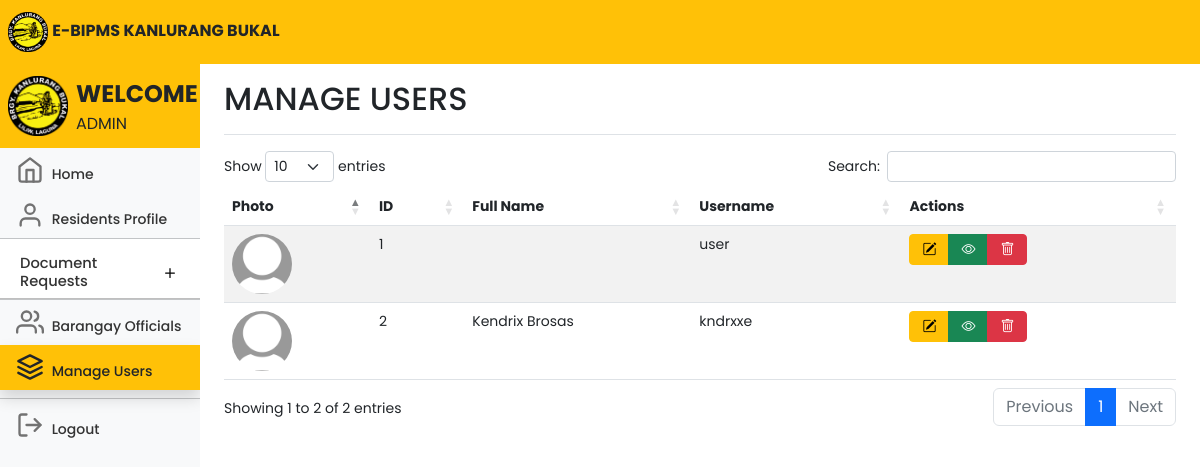
Page /adminusers.php (signed in) on the earlier database version.
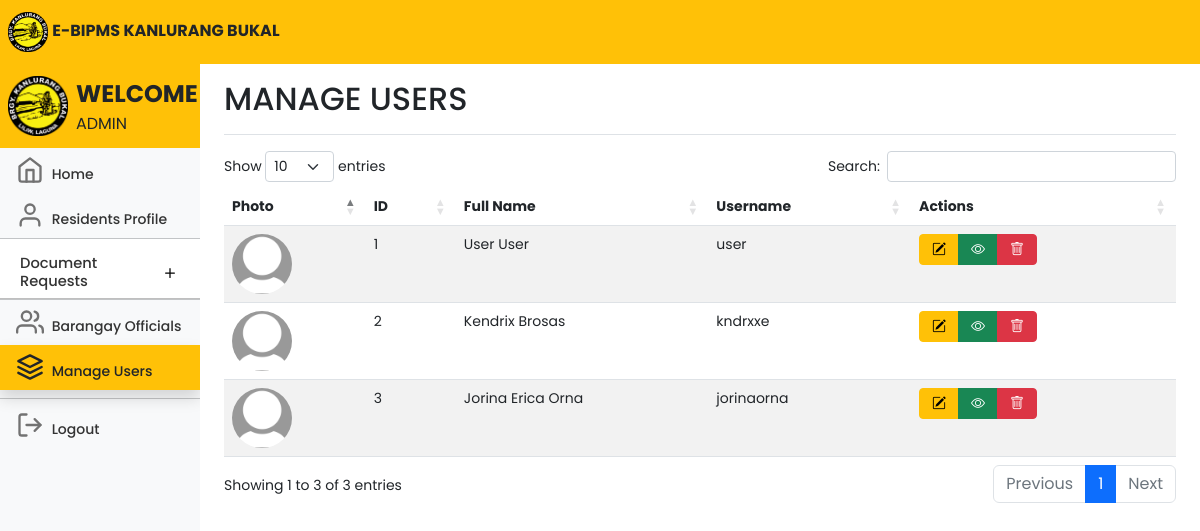
Same page on the later database version.
### tables this page shows
CREATE TABLE `users` (
  `id` int(11) NOT NULL,
  `userID` varchar(100) NOT NULL,
  `firstname` varchar(100) NOT NULL,
  `middlename` varchar(100) NOT NULL,
  `lastname` varchar(100) NOT NULL,
  `house_no` varchar(100) NOT NULL,
  `purok` varchar(100) NOT NULL,
  `sex` varchar(100) NOT NULL,
  `birthday` varchar(100) NOT NULL,
  `email` varchar(100) NOT NULL,
  `username` varchar(100) NOT NULL,
  `password` varchar(100) NOT NULL,
  `profile_picture` varchar(255) NOT NULL
);

### adminusers.php (the view, shortened to what this page needs)
<!DOCTYPE html>
<html lang="en">
<head>
	<link rel="stylesheet" href="https://cdn.jsdelivr.net/npm/bootstrap-icons@1.10.5/font/bootstrap-icons.css">
	<link href="css/bootstrap.min.css" rel="stylesheet">
	<link rel="stylesheet" href="css/style.css">
	<link rel="stylesheet" href="DataTables/datatables.css" />
	<link rel="stylesheet" href="https://cdnjs.cloudflare.com/ajax/libs/twitter-bootstrap/5.2.0/css/bootstrap.min.css" />
	<link rel="stylesheet" href="https://cdn.datatables.net/1.13.4/css/dataTables.bootstrap5.min.css" />
	<link href="dashboard.css" rel="stylesheet">
</head>
<body>
	<header class="navbar navbar-light sticky-top bg-warning flex-md-nowrap p-0 ">
		<a class="navbar-brand px-2 fs-6 text-dark">
			<img src="kanlurangbukal.png" width="40">
			<b>E-BIPMS KANLURANG BUKAL</b></a>
		</header>
		<div class="container-fluid">
			<div class="row">
				<nav id="sidebarMenu" class="col-md-3 col-lg-2 d-md-block bg-body-tertiary sidebar collapse">
					<div class="position-sticky pt-2 mt-2 sidebar-sticky bg-light">
						<ul class="nav flex-column">
							<a class="navbar-brand px-2 fs-6 bg-warning">
								<img class="float-start" src="kanlurangbukal.png" width="60">
								<span class="fs-4 px-2 text-dark"><b>WELCOME</b></span>
								<br>
								<span class="fs-6 px-2 text-dark" style="text-transform: uppercase;"><?php echo $_SESSION['user']?></span>
							</a>
							<li class="nav-item fs-7">
								<a class="nav-link" aria-current="page" href="adminhome.php">
									<span data-feather="home" class="align-text-bottom feather-48"></span>
									Home
								</a>
							</li>
							<li class="nav-item fs-7">
								<a class="nav-link" href="adminresidents.php">
									<span data-feather="user" class="align-text-bottom feather-48"></span>
									Residents Profile
								</a>
							</li>
						<li class="nav-item fs-7">
							<div class="accordion accordion-flush" id="accordionFlushExample">
								<div class="accordion-item">
									<h2 class="accordion-header fs-7">
										<button class="accordion-button collapsed fs-7 pb-2 nav-link" style="font-size:11pt;" type="button"
											data-bs-toggle="collapse" data-bs-target="#flush-collapseOne"
											aria-expanded="false" aria-controls="flush-collapseOne">
											Document Requests
										</button>
									</h2>
									<hr class="mt-0 mb-0">
								</div>
						</li>
						<hr class="mt-0 mb-0">
							<li class="nav-item fs-7">
								<a class="nav-link" href="adminofficials.php">
									<span data-feather="users" class="align-text-bottom feather-48"></span>
									Barangay Officials
								</a>
							</li>
							<li class="nav-item fs-7">
								<a class="nav-link text-dark bg-warning active shadow">
									<span data-feather="layers" class="align-text-bottom feather-48"></span>
									Manage Users
								</a>
							</li>
							<hr class="mt-2 mb-1">
							<li class="nav-item fs-7">
								<a class="nav-link" href="adminlogout.php">
									<span data-feather="log-out" class="align-text-bottom feather-48"></span>
									Logout
								</a>
							</li>
						</ul>
					</div>
				</nav>
				<main class="col-md-9 ms-sm-auto col-lg-10 px-md-4">
					<div class="d-flex justify-content-between flex-wrap flex-md-nowrap align-items-center pt-3 pb-2 mb-3 border-bottom">
						<h1 class="h2">MANAGE USERS</h1>
					</div>
					<div class="table-responsive">
						<div class="data_table">
							<table id="myTable" class="table table-striped table-hover" style="width:100%">
								<thead>
									<tr>
										<th scope="col">Photo</th>
										<th scope="col">ID</th>
										<th scope="col">Full Name</th>
										<th scope="col">Username</th>
										<th scope="col">Actions</th>
									</tr>
								</thead>
								<tbody>
									<?php
									include 'conn.php';
									$query = 'SELECT * FROM users';
									$result = mysqli_query($conn, $query);
									while ($row = mysqli_fetch_array($result)) {
										?>
										<tr>
											<td><img class="float-center rounded-circle" src="default-profile-pic.jpg" width="60"></td>
											<td><?php echo $row['id']; ?></td>
											<td><?php echo $row['firstname'] .' '. $row['lastname']; ?></td>
											<td><?php echo $row['username']; ?></td>
											<td class="text-right">
												<div class="btn-group me-2">
													<a href="edituser.php?id=<?php echo $row['id']; ?>" class="btn btn-warning btn-sm" style="width: 40px;"><i class="bi bi-pencil-square"></i></a>
													<a href="viewuser.php?id=<?php echo $row['id']; ?>" class="btn btn-success btn-sm" style="width: 40px;"><i class="bi bi-eye"></i></a>
													<a href="deleteuser.php?id=<?php echo $row['id']; ?>" class="btn btn-danger btn-sm" style="width: 40px;"><i class="bi bi-trash"></i></a>
												</div>
											</td>
										</tr>
										<?php
									}
									?>
								</tbody>
							</table>
						</div>
					</div>
				</main>
			</div>
		</div>
	</body>
	</html>

### css/style.css (style rules this page uses)
* { margin: 0; padding: 0; font-size: 10; font-family: 'Poppins', sans-serif; }

### DataTables/datatables.css (style rules this page uses)
:root { --dt-row-selected: 13, 110, 253; --dt-row-selected-text: 255, 255, 255; --dt-row-selected-link: 9, 10, 11; }
table.dataTable thead > tr > th.sorting, table.dataTable thead > tr > th.sorting_asc, table.dataTable thead > tr > th.sorting_desc, table.dataTable thead > tr > th.sorting_asc_disabled, table.dataTable thead > tr > th.sorting_desc_disabled, table.dataTable thead > tr > td.sorting, table.dataTable thead > tr > td.sorting_asc, table.dataTable thead > tr > td.sorting_desc, table.dataTable thead > tr > td.sorting_asc_disabled, table.dataTable thead > tr > td.sorting_desc_disabled { cursor: pointer; position: relative; padding-right: 26px; }
table.dataTable thead > tr > th.sorting:before, table.dataTable thead > tr > th.sorting:after, table.dataTable thead > tr > th.sorting_asc:before, table.dataTable thead > tr > th.sorting_asc:after, table.dataTable thead > tr > th.sorting_desc:before, table.dataTable thead > tr > th.sorting_desc:after, table.dataTable thead > tr > th.sorting_asc_disabled:before, table.dataTable thead > tr > th.sorting_asc_disabled:after, table.dataTable thead > tr > th.sorting_desc_disabled:before, table.dataTable thead > tr > th.sorting_desc_disabled:after, table.dataTable thead > tr > td.sorting:before, table.dataTable thead > tr > td.sorting:after, table.dataTable thead > tr > td.sorting_asc:before, table.dataTable thead > tr > td.sorting_asc:after, table.dataTable thead > tr > td.sorting_desc:before, table.dataTable thead > tr > td.sorting_desc:after, table.dataTable thead > tr > td.sorting_asc_disabled:before, table.dataTable thead > tr > td.sorting_asc_disabled:after, table.dataTable thead > tr > td.sorting_desc_disabled:before, table.dataTable thead > tr > td.sorting_desc_disabled:after { position: absolute; display: block; opacity: 0.125; right: 10px; line-height: 9px; font-size: 0.8em; }
table.dataTable thead > tr > th.sorting:before, table.dataTable thead > tr > th.sorting_asc:before, table.dataTable thead > tr > th.sorting_desc:before, table.dataTable thead > tr > th.sorting_asc_disabled:before, table.dataTable thead > tr > th.sorting_desc_disabled:before, table.dataTable thead > tr > td.sorting:before, table.dataTable thead > tr > td.sorting_asc:before, table.dataTable thead > tr > td.sorting_desc:before, table.dataTable thead > tr > td.sorting_asc_disabled:before, table.dataTable thead > tr > td.sorting_desc_disabled:before { bottom: 50%; content: "▲"; content: "▲"/""; }
table.dataTable thead > tr > th.sorting:after, table.dataTable thead > tr > th.sorting_asc:after, table.dataTable thead > tr > th.sorting_desc:after, table.dataTable thead > tr > th.sorting_asc_disabled:after, table.dataTable thead > tr > th.sorting_desc_disabled:after, table.dataTable thead > tr > td.sorting:after, table.dataTable thead > tr > td.sorting_asc:after, table.dataTable thead > tr > td.sorting_desc:after, table.dataTable thead > tr > td.sorting_asc_disabled:after, table.dataTable thead > tr > td.sorting_desc_disabled:after { top: 50%; content: "▼"; content: "▼"/""; }
table.dataTable thead > tr > th.sorting_asc:before, table.dataTable thead > tr > th.sorting_desc:after, table.dataTable thead > tr > td.sorting_asc:before, table.dataTable thead > tr > td.sorting_desc:after { opacity: 0.6; }
table.dataTable thead th, table.dataTable thead td, table.dataTable tfoot th, table.dataTable tfoot td { text-align: left; }
table.dataTable { clear: both; margin-top: 6px !important; margin-bottom: 6px !important; max-width: none !important; border-collapse: separate !important; border-spacing: 0; }
table.dataTable td, table.dataTable th { -webkit-box-sizing: content-box; box-sizing: content-box; }
table.dataTable.table-striped > tbody > tr:nth-of-type(2n+1) > * { box-shadow: none; }
table.dataTable > tbody > tr { background-color: transparent; }
table.dataTable.table-striped > tbody > tr.odd > * { box-shadow: inset 0 0 0 9999px rgba(0, 0, 0, 0.05); }

### adminusers.php (style rules this page uses)
.accordion { --bs-accordion-active-bg: #ffc107; --bs-accordion-active-color: #212529; --bs-accordion-btn-focus-box-shadow: none; }
.accordion-button::after { transition: all 0.5s; }

Differences in the rows shown:
changed users "user": firstname (not shown) → "User"; lastname (not shown) → "User"
added users: id "3", firstname "Jorina Erica", lastname "Orna", username "jorinaorna"
Other differences:
text written by a page script: "Show entries Search: Showing 1 to 2 of 2 entries Previous 1 Next" → "Show entries Search: Showing 1 to 3 of 3 entries Previous 1 Next"
